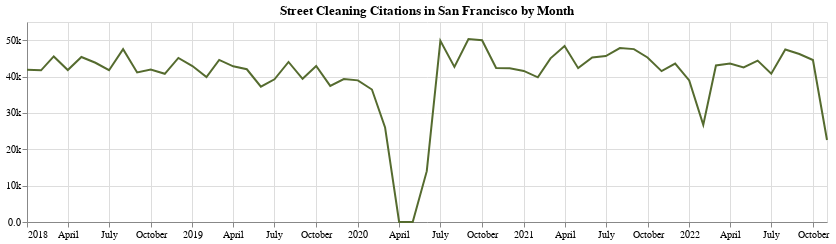

Notebook source saved alongside this figure:
### Code cell
# Visualize the table (line chart has better view for this chart)
alt.Chart(
    st_cleaning_month_count,
    width=800,
    height=200
).mark_line(color='darkolivegreen').encode(
    x=alt.X('Citation Issued DateTime', axis=alt.Axis(labelAngle=0), title=''),
    y=alt.Y('Citation Number', axis=alt.Axis(format='.2s') , title='')
).properties(
    title='Street Cleaning Citations in San Francisco by Month'
)

### Figure 1 — Vega-Lite specification as saved in the notebook (floating-point values rounded to 4 significant figures)
{"$schema": "https://vega.github.io/schema/vega-lite/v4.17.0.json", "config": {"view": {"continuousHeight": 300, "continuousWidth": 400}}, "data": {"name": "data-7bf83f1a35395255a859e196ddab9a16"}, "datasets": {"data-7bf83f1a35395255a859e196ddab9a16": [{"Citation Issued DateTime": "2018-01-01T00:00:00", "Citation Number": 41850}, {"Citation Issued DateTime": "2018-02-01T00:00:00", "Citation Number": 41716}, {"Citation Issued DateTime": "2018-03-01T00:00:00", "Citation Number": 45534}, {"Citation Issued DateTime": "2018-04-01T00:00:00", "Citation Number": 41777}, {"Citation Issued DateTime": "2018-05-01T00:00:00", "Citation Number": 45374}, {"Citation Issued DateTime": "2018-06-01T00:00:00", "Citation Number": 43792}, {"Citation Issued DateTime": "2018-07-01T00:00:00", "Citation Number": 41732}, {"Citation Issued DateTime": "2018-08-01T00:00:00", "Citation Number": 47519}, {"Citation Issued DateTime": "2018-09-01T00:00:00", "Citation Number": 41123}, {"Citation Issued DateTime": "2018-10-01T00:00:00", "Citation Number": 41943}, {"Citation Issued DateTime": "2018-11-01T00:00:00", "Citation Number": 40750}, {"Citation Issued DateTime": "2018-12-01T00:00:00", "Citation Number": 45121}, {"Citation Issued DateTime": "2019-01-01T00:00:00", "Citation Number": 42896}, {"Citation Issued DateTime": "2019-02-01T00:00:00", "Citation Number": 39880}, {"Citation Issued DateTime": "2019-03-01T00:00:00", "Citation Number": 44583}, {"Citation Issued DateTime": "2019-04-01T00:00:00", "Citation Number": 42819}, {"Citation Issued DateTime": "2019-05-01T00:00:00", "Citation Number": 41999}, {"Citation Issued DateTime": "2019-06-01T00:00:00", "Citation Number": 37218}, {"Citation Issued DateTime": "2019-07-01T00:00:00", "Citation Number": 39242}, {"Citation Issued DateTime": "2019-08-01T00:00:00", "Citation Number": 44010}, {"Citation Issued DateTime": "2019-09-01T00:00:00", "Citation Number": 39378}, {"Citation Issued DateTime": "2019-10-01T00:00:00", "Citation Number": 42914}, {"Citation Issued DateTime": "2019-11-01T00:00:00", "Citation Number": 37438}, {"Citation Issued DateTime": "2019-12-01T00:00:00", "Citation Number": 39318}, {"Citation Issued DateTime": "2020-01-01T00:00:00", "Citation Number": 38952}, {"Citation Issued DateTime": "2020-02-01T00:00:00", "Citation Number": 36430}, {"Citation Issued DateTime": "2020-03-01T00:00:00", "Citation Number": 26014}, {"Citation Issued DateTime": "2020-04-01T00:00:00", "Citation Number": 1}, {"Citation Issued DateTime": "2020-05-01T00:00:00", "Citation Number": 2}, {"Citation Issued DateTime": "2020-06-01T00:00:00", "Citation Number": 13981}, {"Citation Issued DateTime": "2020-07-01T00:00:00", "Citation Number": 49820}, {"Citation Issued DateTime": "2020-08-01T00:00:00", "Citation Number": 42649}, {"Citation Issued DateTime": "2020-09-01T00:00:00", "Citation Number": 50298}, {"Citation Issued DateTime": "2020-10-01T00:00:00", "Citation Number": 49974}, {"Citation Issued DateTime": "2020-11-01T00:00:00", "Citation Number": 42348}, {"Citation Issued DateTime": "2020-12-01T00:00:00", "Citation Number": 42251}, {"Citation Issued DateTime": "2021-01-01T00:00:00", "Citation Number": 41547}, {"Citation Issued DateTime": "2021-02-01T00:00:00", "Citation Number": 39776}, {"Citation Issued DateTime": "2021-03-01T00:00:00", "Citation Number": 45004}, {"Citation Issued DateTime": "2021-04-01T00:00:00", "Citation Number": 48407}, {"Citation Issued DateTime": "2021-05-01T00:00:00", "Citation Number": 42308}, {"Citation Issued DateTime": "2021-06-01T00:00:00", "Citation Number": 45255}, {"Citation Issued DateTime": "2021-07-01T00:00:00", "Citation Number": 45633}, {"Citation Issued DateTime": "2021-08-01T00:00:00", "Citation Number": 47818}, {"Citation Issued DateTime": "2021-09-01T00:00:00", "Citation Number": 47542}, {"Citation Issued DateTime": "2021-10-01T00:00:00", "Citation Number": 45234}, {"Citation Issued DateTime": "2021-11-01T00:00:00", "Citation Number": 41493}, {"Citation Issued DateTime": "2021-12-01T00:00:00", "Citation Number": 43562}, {"Citation Issued DateTime": "2022-01-01T00:00:00", "Citation Number": 38948}, {"Citation Issued DateTime": "2022-02-01T00:00:00", "Citation Number": 26712}, {"Citation Issued DateTime": "2022-03-01T00:00:00", "Citation Number": 43038}, {"Citation Issued DateTime": "2022-04-01T00:00:00", "Citation Number": 43567}, {"Citation Issued DateTime": "2022-05-01T00:00:00", "Citation Number": 42526}, {"Citation Issued DateTime": "2022-06-01T00:00:00", "Citation Number": 44386}, {"Citation Issued DateTime": "2022-07-01T00:00:00", "Citation Number": 40768}, {"Citation Issued DateTime": "2022-08-01T00:00:00", "Citation Number": 47445}, {"Citation Issued DateTime": "2022-09-01T00:00:00", "Citation Number": 46201}, {"Citation Issued DateTime": "2022-10-01T00:00:00", "Citation Number": 44534}, {"Citation Issued DateTime": "2022-11-01T00:00:00", "Citation Number": 22541}]}, "encoding": {"x": {"axis": {"labelAngle": 0}, "field": "Citation Issued DateTime", "title": "", "type": "temporal"}, "y": {"axis": {"format": ".2s"}, "field": "Citation Number", "title": "", "type": "quantitative"}}, "height": 200, "mark": {"color": "darkolivegreen", "type": "line"}, "title": "Street Cleaning Citations in San Francisco by Month", "width": 800}
